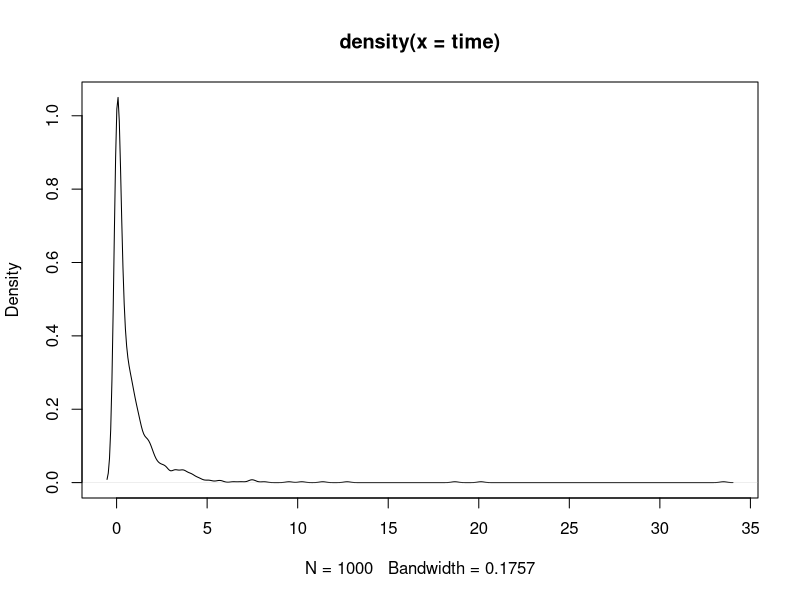

This chart was generated by the following R code: (Note: this script raises an error after producing the figure.)
## ---- chunk 1
knitr::opts_chunk$set(echo = TRUE)

require(survival)
require(quantreg)
require(glmnet)
require(MASS)
require(pROC)

library(survival)
library(dplyr)
library(tidyverse)

set.seed(8160)
## ---- chunk 2

n <- 1000 # a sample size of 1000
p <- 500

time = c(rexp(p),rweibull(p, 0.3, 0.1))  # a generated exponential distribution & weibull distribution

trt = rep(1, 500)
ctl = rep(0, 500)

plot(density(time))
plot(density(control))

event = rep(1, 500)

# log-rank 
logrank.test(time$trt, event, control, rho = 0, gamma = 0)

# weighted log-rank for a late effect
logrank.test(treatment, event, control, rho = 0, gamma =  1)

# weighted log-rank for an early effect
logrank.test(treatment, event, control, rho = 1,  gamma =  0 )

